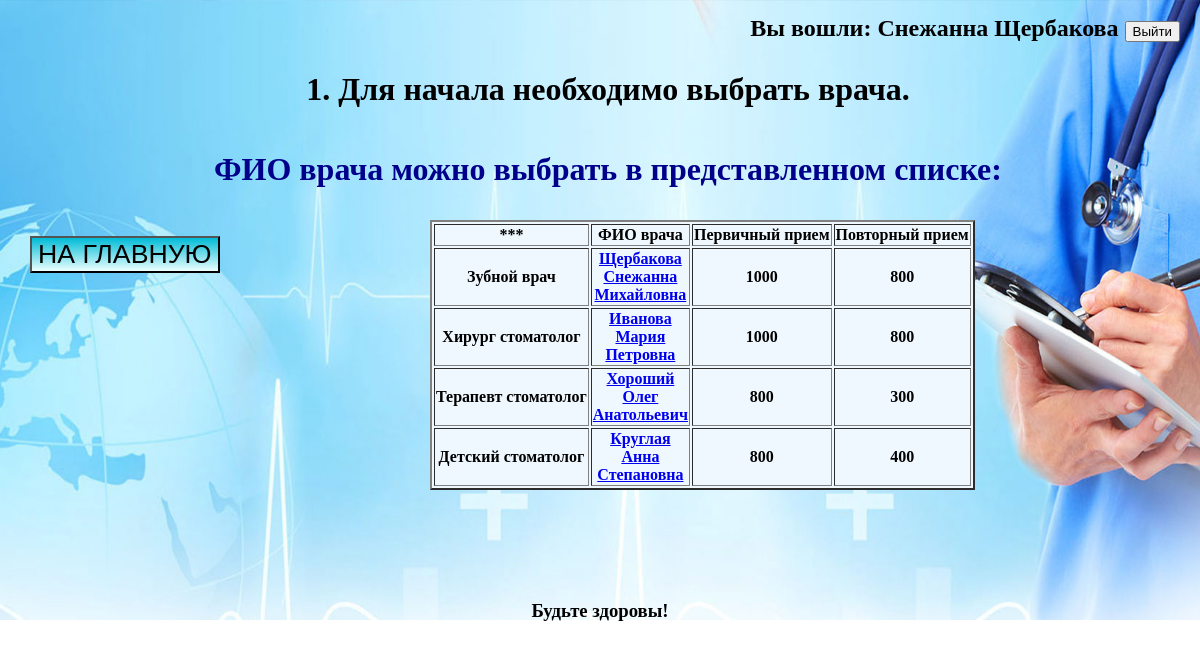
The app's page /select_doctor/ (signed in), older data.
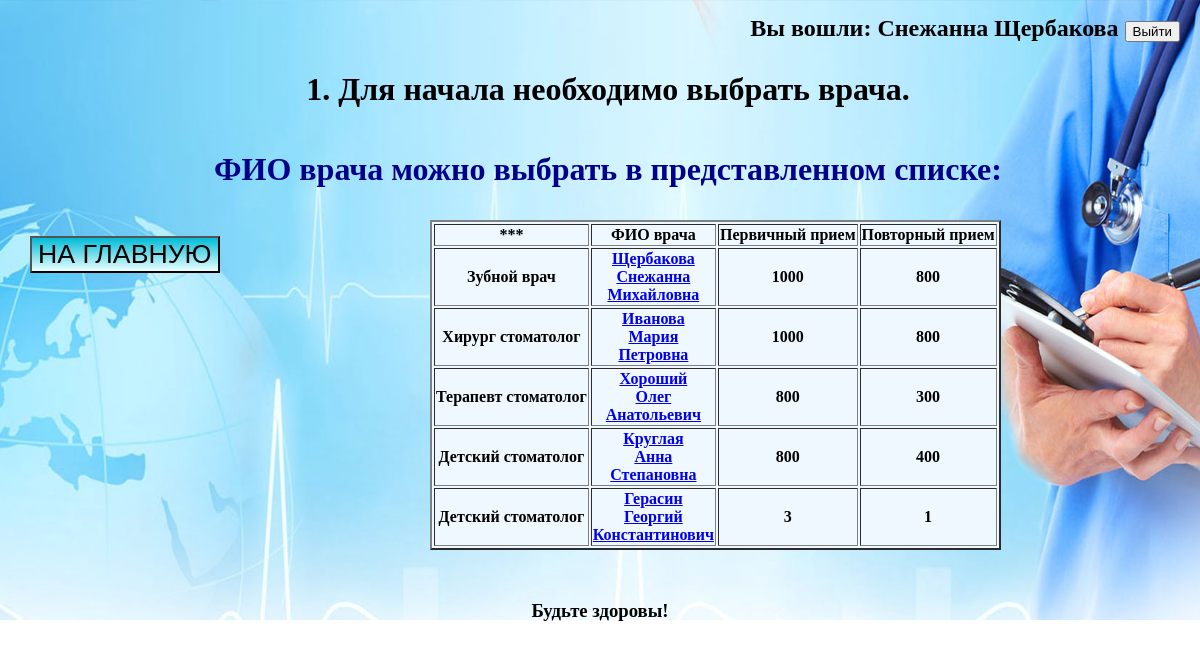
The same page, newer data.
### all/models.py (models this page shows, shortened)
class Vrach(models.Model):
    FK_People = models.ForeignKey(People)
    FK_position = models.ForeignKey(Dolzhnost)
    price_ferst = models.IntegerField(default=0, verbose_name='Цена первичного приема')
    price_second = models.IntegerField(default=0, verbose_name='Цена повторного приема')
    smena = models.ManyToManyField(Smena)
    interval_of_work = models.IntegerField(default=30)

class Dolzhnost(models.Model):
    position = models.CharField(max_length=50, verbose_name='Должность')

class People(models.Model):
    number_pasport = models.IntegerField(verbose_name='Номер паспорта')
    seria_pasport = models.IntegerField(verbose_name='Серия паспорта')
    familia = models.TextField(max_length=20, verbose_name='Фамилия')
    imya = models.TextField(max_length=20, verbose_name='Имя')
    otchestvo = models.TextField(max_length=20, verbose_name = 'Отчество')
    parol = models.IntegerField(verbose_name='Пароль')
    class Meta:
        unique_together = ('number_pasport', 'seria_pasport')

### all/views.py (the view)
# urls.py: url(r'^select_doctor/', views.select_doctor),
def select_doctor(request):
    if request.user is None or isinstance(request.user, AnonymousUser):
        return redirect('/')
    doctors = Vrach.objects.all()
    return HttpResponse(render(request, 'select_doctor.html', {
        'is_loged': True,
        'user': request.user,
        'doctors': doctors,
    }))

### all/templates/select_doctor.html (shortened to what this page needs)
{% extends "base.html" %}
{% block menu %}
<p><h1 id="center_text"> 1. Для начала необходимо выбрать врача.   </h1></p>
<p> <h1 id="left_text"> ФИО врача можно выбрать в представленном списке:</h1> </p>
<div class="button_container1"> <p><a href="/" ><input type="button" value="НА ГЛАВНУЮ"> </a> </p> </div>
<h2 id="table2">
        <table border="2" class="text_in_table">
            <b>
            <tr>
                <td>***</td>
                <td>ФИО врача</td>
                <td>Первичный прием</td>
                <td>Повторный прием</td>
             </tr>
           {% for x in doctors %}
            <tr>
                <td>
                   {{ x.FK_position.position }}<br>
                </td>
                <td>
                    <a href="/select_time/{{x.FK_People.id}} ">
                    {{ x.FK_People.familia }}<br>
                    {{ x.FK_People.imya }}<br>
                    {{ x.FK_People.otchestvo }}<br> </a>
                </td>
                <td>
                    {{ x.price_ferst }}<br>
                </td>
                <td>
                    {{ x.price_second }}<br>
                </td>
            {% endfor %}
            </tr>
            </b>
        </table>
</h2>
{% endblock %}

Row changes from the older to the newer data that the page shows:
added Vrach: FK_position.position "Детский стоматолог", FK_People.familia "Герасин", FK_People.imya "Георгий", FK_People.otchestvo "Константинович", price_ferst "3", price_second "1"
